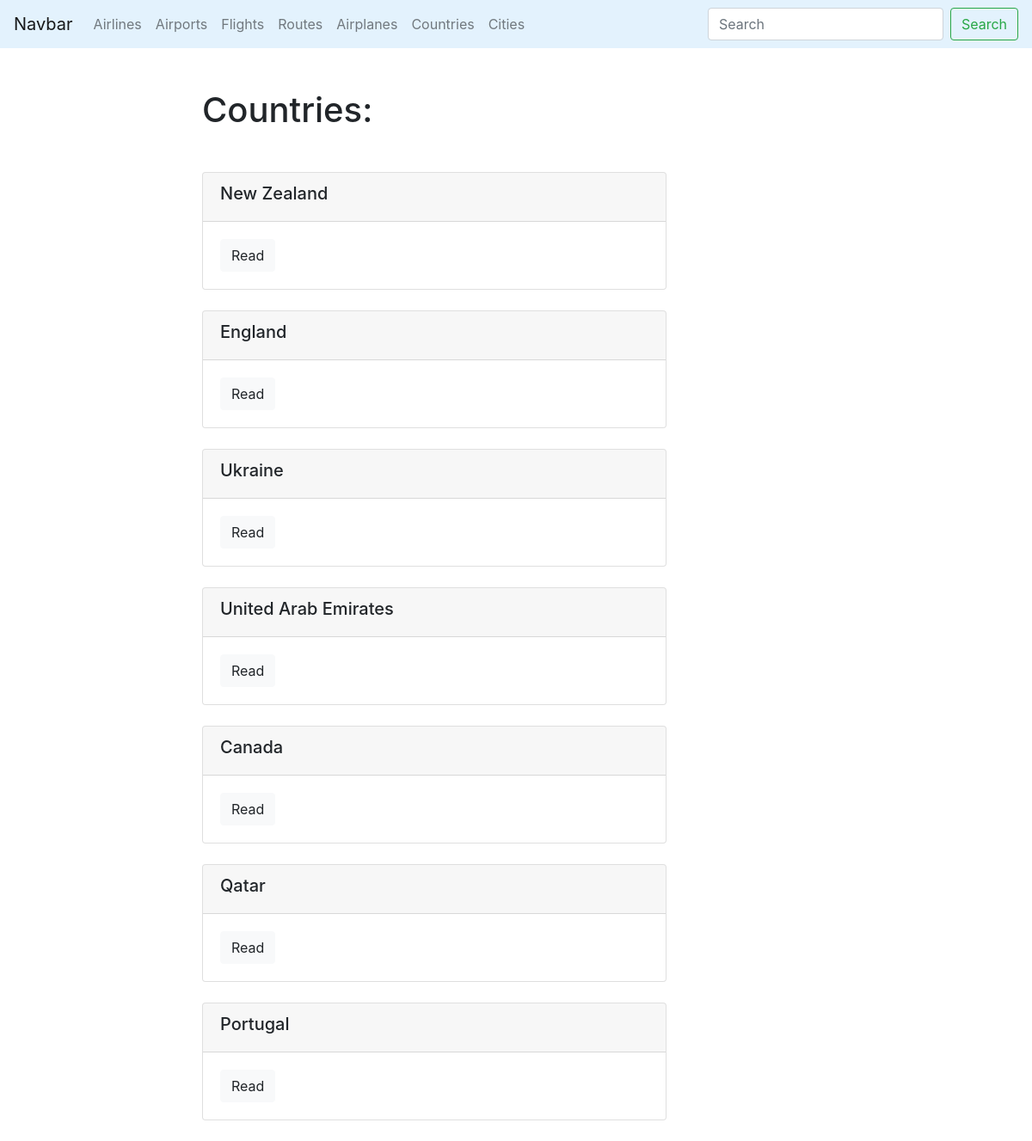
The page /airtickets/countries/ on the database as committed earlier.
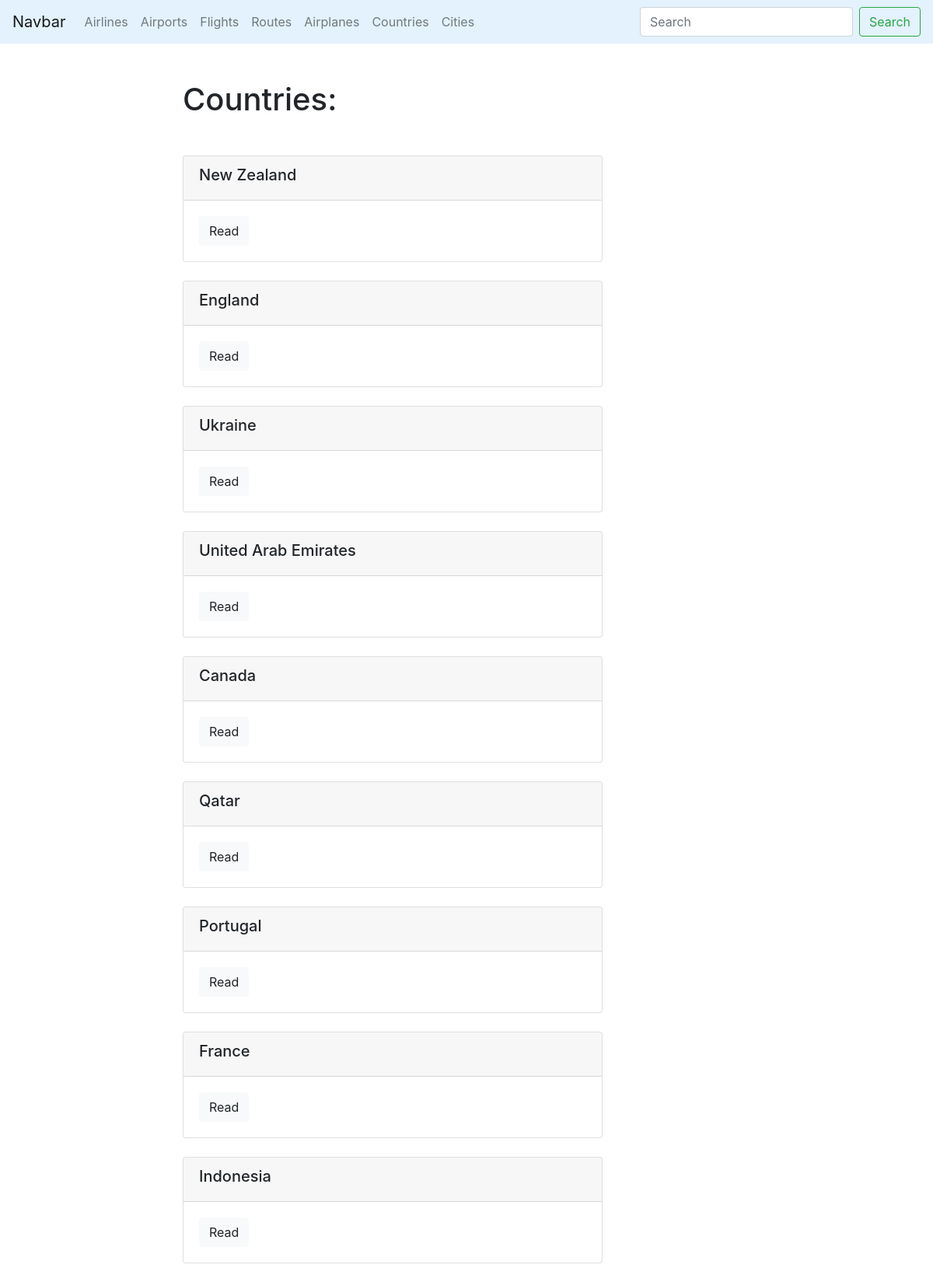
The same page on the database as committed later.
### airtickets/models.py (models this page shows, shortened)
class Country(models.Model):
    name = models.CharField(max_length=50, db_index=True, unique=True)
    slug = models.SlugField(max_length=50, unique=True, blank=True)
    def get_absolute_url(self):
        return reverse('country_detail_url', kwargs={'slug': self.slug})

### airtickets/views.py (the view)
# urls.py: path('countries/', countries_list, name='countries_list_url'),
def countries_list(request):
    countries = Country.objects.all()
    return render(request, 'airtickets/countries_list.html', context={'countries': countries})

### airtickets/templates/airtickets/countries_list.html (shortened to what this page needs)
{% extends 'airtickets/base_airtickets.html' %}
{% block content %}
    <h1 class="mb-5">Countries:</h1>
    {% for country in countries %}
        {% include 'airtickets/includes/country_card_template.html' %}
    {% endfor %}
{% endblock %}

### airtickets/templates/airtickets/includes/country_card_template.html
<div class="card mb-4">
    <div class="card-header">
        <h5> {{ country.name }} </h5>
    </div>
    <div class="card-body">
        <a href="{{ country.get_absolute_url }}" class="btn btn-light">Read</a>
    </div>
</div>

Rows that differ between the two databases and show on the page:
added Country: name "France"
added Country: name "Indonesia"
